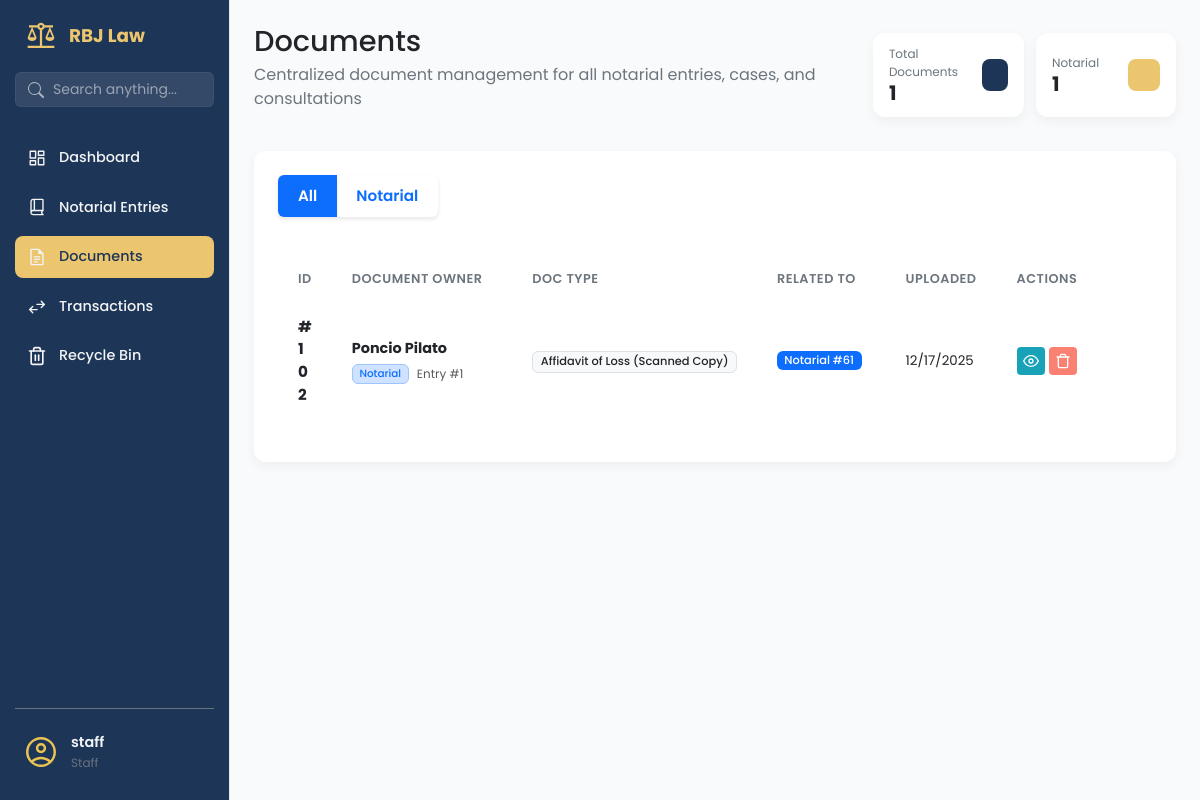
/documents/ (signed in), run on an earlier commit of the app's database.
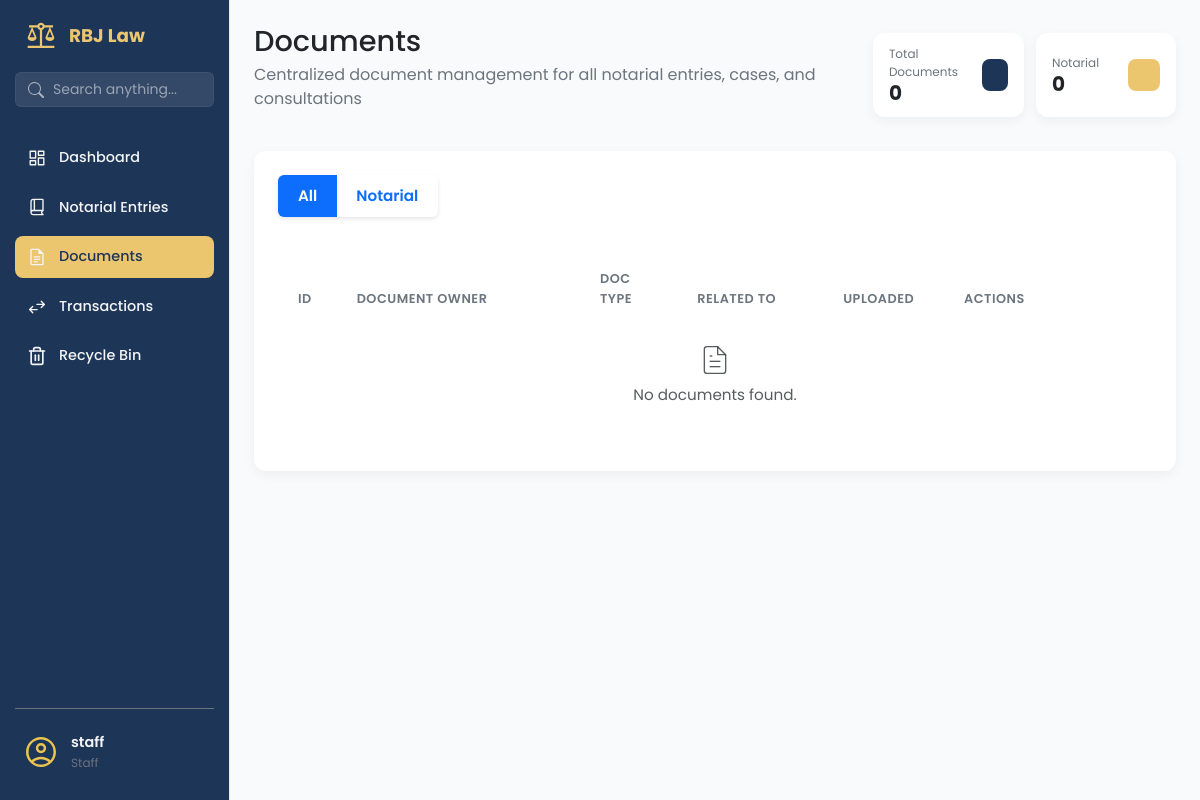
And on a later commit of the database.
### app/models/document_mdl.py (models this page shows, shortened)
class Document(db.Model, SoftDeleteMixin):
    __tablename__ = 'documents'
    id = db.Column(db.Integer, primary_key=True)
    filename = db.Column(db.String(255), nullable=False)
    file_path = db.Column(db.String(500), nullable=False)
    file_type = db.Column(db.String(50), nullable=True)
    file_size = db.Column(db.Integer, nullable=True)  # in bytes
    document_type = db.Column(db.String(100), nullable=True)  # e.g., Affidavit, ID, SPA Draft, etc.
    notes = db.Column(db.Text, nullable=True)
    document_status = db.Column(db.String(50), default='Pending', nullable=False)
    parent_type = db.Column(db.String(50), nullable=False)  # 'notarial_entry', 'case', 'client'
    parent_id = db.Column(db.Integer, nullable=False)
    uploaded_by = db.Column(db.Integer, db.ForeignKey('users.id'), nullable=True)
    uploaded_at = db.Column(db.DateTime, default=datetime.utcnow)
    last_modified = db.Column(db.DateTime, default=datetime.utcnow, onupdate=datetime.utcnow)
    uploader = db.relationship('User', backref='uploaded_documents', lazy=True)

### app/routes/documents_routes.py (the view, shortened to what this page needs)
@documents_bp.route('/')
@staff_or_admin_required
@login_required
def documents_page():
    document_type = request.args.get('type', 'all')
    query = Document.query
    if current_user.role == 'staff':
        query = query.filter(Document.parent_type != 'case')
    if document_type != 'all':
        query = query.filter_by(parent_type=document_type)
    search_term = request.args.get('search', '')
    if search_term:
        query = query.filter(or_(
            Document.filename.ilike(f'%{search_term}%'),
            Document.notes.ilike(f'%{search_term}%')
        ))
    documents = query.order_by(Document.uploaded_at.desc()).all()
    for doc in documents:
        doc.context_name = "Unknown Client"
        doc.context_ref = f"ID: {doc.parent_id}"
        if doc.parent_type == 'notarial_entry':
            entry = NotarialEntry.query.get(doc.parent_id)
            if entry:
                doc.context_ref = f"Entry #{entry.not_entry_num}"
                if entry.parties:
                    primary_party = entry.parties[0].party_name
                    if len(entry.parties) > 1:
                        doc.context_name = f"{primary_party} et al."
                    else:
                        doc.context_name = primary_party
                else:
                    doc.context_name = "No Party Listed"
        elif doc.parent_type == 'consultation':
            pass
        elif doc.parent_type == 'client':
            client = Client.query.get(doc.parent_id)
            if client:
                doc.context_name = f"{client.first_name} {client.last_name}"
                doc.context_ref = "Client File"
    return render_template('documents_page.html',
                         documents=documents,
                         current_filter=document_type,
                         search_term=search_term)

### app/utils/permissions.py (called while the page is built)
def staff_or_admin_required(f):
    @wraps(f)
    def decorated_function(*args, **kwargs):
        if not current_user.is_authenticated:
            flash('Please login to access this page.', 'error')
            return redirect(url_for('auth.login'))
        if current_user.role not in ['admin', 'staff']:
            flash('Staff or Administrator access required.', 'error')
            return redirect(url_for('dashboard.dashboard_page'))
        return f(*args, **kwargs)
    return decorated_function

### app/templates/documents_page.html (shortened to what the changed rows need)
{% extends 'base.html' %}
{% block content %}
<main class="dashboard-content">
    <header class="dashboard-header">
        <div>
            <h1>Documents </h1>
        </div>
        <div style="display: flex; justify-content: space-between; gap: 12px;">
            <div class="data-card data-card--sm">
                <div class="data-card__info">
                    <span class="data-card__title">Total Documents</span>
                    <span class="data-card__value">{{ documents|length }}</span>
                </div>
            </div>
            <div class="data-card data-card--sm">
                <div class="data-card__info">
                    <span class="data-card__title">Notarial</span>
                    <span class="data-card__value">
                        {% set notarial_count = [] %}
                        {{ notarial_count|length }}
                    </span>
                </div>
            </div>
                        {% set consultation_count = [] %}
        </div>
    </header>
    <section class="content-section">
        <div class="panel-card" >
            <div class="table-wrapper" style="overflow: scroll;" style="min-height: 80vh;">
                <table class="table">
                    <colgroup>
                    </colgroup>
                    <thead>
                        <tr>
                            <th>ID</th>
                            <th>Document Owner</th>
                            <th>Doc Type</th>
                            <th>Related To</th>
                            <th>Uploaded</th>
                            <th>Actions</th>
                        </tr>
                    </thead>
                    <tbody>
                        {% for document in documents %}
                        <tr class="document-row" data-parent-type="{{ document.parent_type }}">
                            <td><strong>#{{ document.id }}</strong></td>
                            <td>
                                <div class="d-flex flex-column">
                                    <span class="fw-bold text-dark" style="font-size: 0.9rem;">
                                        {{ document.context_name }}
                                    </span>
                                    <div class="d-flex align-items-center mt-1">
                                        {% if document.parent_type == 'notarial_entry' %}
                                        <span
                                            class="badge bg-primary-subtle text-primary border border-primary-subtle me-2"
                                            style="font-size: 0.65rem;">Notarial</span>
                                        {% elif document.parent_type == 'case' %}
                                        <span
                                            class="badge bg-success-subtle text-success border border-success-subtle me-2"
                                            style="font-size: 0.65rem;">Case</span>
                                        {% elif document.parent_type == 'consultation' %}
                                        <span class="badge bg-info-subtle text-info border border-info-subtle me-2"
                                            style="font-size: 0.65rem;">Consultation</span>
                                        {% endif %}
                                        <small class="text-muted" style="font-size: 0.75rem;">
                                            {{ document.context_ref }}
                                        </small>
                                    </div>
                                </div>
                            </td>
                            <td><span class="badge bg-light text-dark border">{{ document.document_type or 'General'
                                    }}</span></td>
                            <td>
                                {% if document.parent_type == 'notarial_entry' %}
                                <span class="badge bg-primary mb-1">Notarial #{{ document.parent_id }}</span>
                                {% elif document.parent_type == 'case' %}
                                <span class="badge bg-success mb-1">Case #{{ document.parent_id }}</span>
                                {% else %}
                                <span class="badge bg-secondary mb-1">{{ document.parent_type|title }}</span>
                                {% endif %}
                            </td>
                            <td>
                                <div class="small">{{ document.uploaded_at.strftime('%m/%d/%Y') }}</div>
                            </td>
                            <td>
                                <div class="action-buttons" style="justify-content: start;">
                                    <a href="{{ url_for('documents.view_document', document_id=document.id) }}"
                                        target="_blank" class="btn-action btn-action--info" title="View">
                                        <svg xmlns="http://www.w3.org/2000/svg" width="16" height="16"
                                            viewBox="0 0 24 24" fill="none" stroke="currentColor" stroke-width="2"
                                            stroke-linecap="round" stroke-linejoin="round">
                                            <path d="M1 12s4-8 11-8 11 8 11 8-4 8-11 8-11-8-11-8z"></path>
                                            <circle cx="12" cy="12" r="3"></circle>
                                        </svg>
                                    </a>
                                    <form action="{{ url_for('documents.delete_document', document_id=document.id) }}"
                                        method="POST" style="display:inline;"
                                        onsubmit="return confirm('Are you sure you want to move this to trash?');">
                                        <button type="submit" class="btn-action btn-action--danger" style="background-color: salmon;" title="Move to trash">
                                        </button>
                                    </form>
                                </div>
                            </td>
                        </tr>
                        {% else %}
                        <tr>
                            <td colspan="7" class="text-center py-4">
                                <div class="text-muted">
                                    <p class="mb-0">No documents found.</p>
                                </div>
                            </td>
                        </tr>
                        {% endfor %}
                    </tbody>
                </table>
            </div>
        </div>
    </section>
</main>
{% endblock %}

What changed in the data, as far as the page shows it:
removed Document: id "102", context_name "Poncio Pilato", parent_type "Notarial", context_ref "Entry #1", document_type "Affidavit of Loss (Scanned Copy)", parent_id "61", uploaded_at "12/17/2025"
Also different on the page:
{{ documents|length }}: "1" → "0"
{{ notarial_count|length }}: "1" → "0"
text now shown: "No documents found."
